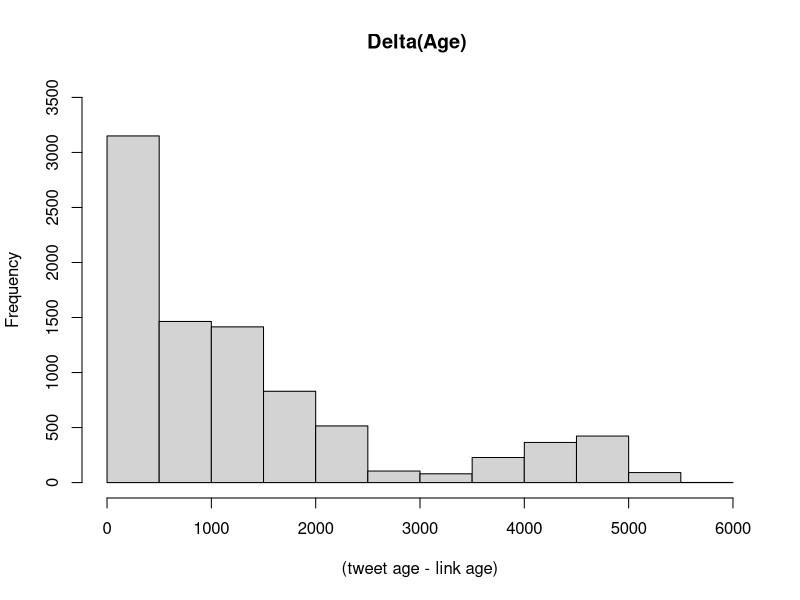

Generate this figure with R:
agedata=read.csv("AgeExtract.txt",stringsAsFactors=F,header=FALSE,sep="\t")
data=agedata[,1]
png("delta--age.png")
hist(data,main="Delta(Age) ",freq=T,xlab="(tweet age - link age)",ylab="Frequency",ylim=c(0,3500),xlim=c(0,6000))
dev.off()
